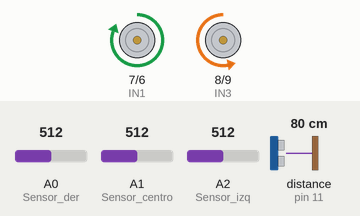
Recording of a sketch running on a simulated Arduino Uno, built with avr-gcc and run on an emulated ATmega328P. Parts: motor-driver pin pairs drawn as motors (green arrow = first pin HIGH = forward, orange = second pin HIGH = backward, longer = more drive). Wiring (inferred from the names in the program): ultrasonic range finder: trigger pin 12; echo pin 11. The test bench sets the inputs (shaded band); at power-on: distance to the obstacle (sensor on pin 11) 80 cm, A0 (Sensor_der) = 512, A1 (Sensor_centro) = 512, A2 (Sensor_izq) = 512. The echo pulse lasts 58.3 µs per cm.

Above: at 6.2 s.
6.3 s: distance to the obstacle (sensor on pin 11) set to 34 cm
7.8 s: distance to the obstacle (sensor on pin 11) set to 30 cm
At 9.0 s:
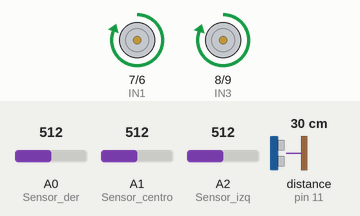
9.3 s: A0 (Sensor_der) set to 259
10.8 s: A0 (Sensor_der) set to 235
At 12.2 s:
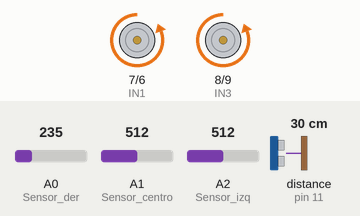
Timing chart, 0 to 13.3 s (numbered marks = the images above; inputs shaded):
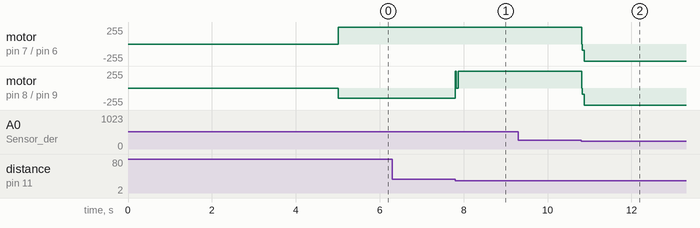

Measured:
- the behaviour switches between 32 and 31 cm on distance to the obstacle (sensor on pin 11) (found by bisection; images 0 and 1)
- the behaviour switches between 250 and 249 on A0 (Sensor_der) (found by bisection; images 1 and 2)
- after the input at 6.3 s, every drawn part: stays the same
- after the input at 7.8 s, motor on pin 8 (IN3) / pin 9 (IN4): backward 150/255 → forward 254/255 at once
- after the input at 9.3 s, every drawn part: stays the same
- after the input at 10.8 s, motor on pin 7 (IN1) / pin 6 (IN2): forward 255/255 → backward 255/255 at once; motor on pin 8 (IN3) / pin 9 (IN4): forward 254/255 → backward 255/255 at once

The sketch:

C7_RS.ino
```cpp
#define TRIG 12 //Los pines para el sensor ultrasonico
#define ECHO 11

//Definimos las entradas para los motores
const int IN1=7;
const int IN2=6;
const int IN3=8;
const int IN4=9;

//Definimos las entradas para los sensores reflexivos
#define Sensor_der A0  //Sesnor derecha
#define Sensor_centro A1 //Sensor central
#define Sensor_izq A2  //Sesnor izq

//Definimos una variable para guardar la distancia medida por el sensor ultrasonico
long distancia;
 int SR_der;
 int SR_centro;
 int SR_izq;

void  setup(){
Serial.begin(9600); //Iniciamos la comunicación Serial

pinMode(TRIG,OUTPUT);
pinMode(ECHO,INPUT);

pinMode(Sensor_der,INPUT);
pinMode(Sensor_centro,INPUT);
pinMode(Sensor_izq,INPUT);

pinMode(IN1,OUTPUT);
pinMode(IN2,OUTPUT);
pinMode(IN3,OUTPUT);
pinMode(IN4,OUTPUT);

digitalWrite(TRIG,LOW);
delay (5000); //Se espera 5 segundos reglamentarios en el torneo
}

void  loop(){

  //Sección de mediciones iniciales del robot sumo: distancia del oponente y plataforma
 SR_der=analogRead(Sensor_der);
 SR_izq=analogRead(Sensor_izq);
 SR_centro=analogRead(Sensor_centro);
 distancia=medirDistancia();

 //Buscar un oponente:
 while(distancia>30 || distancia==0){
  ROTAR(150);

  SR_der=analogRead(Sensor_der);
  SR_centro=analogRead(Sensor_centro);
  SR_izq=analogRead(Sensor_izq);
  distancia=medirDistancia();

  if(distancia<=30 && distancia>0){
    break;
  }
  if(SR_der<250 || SR_centro<250){
      break;
  }
 }

 //Se detecta un oponente
 while(distancia<=30 && distancia>0){
    Stop(); //El robot se detiene
    AVANZAR(255);

    SR_der=analogRead(Sensor_der);
    SR_centro=analogRead(Sensor_centro);
    SR_izq=analogRead(Sensor_izq);
    distancia=medirDistancia();

    if(SR_der<250 || SR_centro<250){
      break;
      }

    delay(10);
    }

  //Se detecta la línea blanca
  while(SR_der<250 || SR_izq<250 || SR_centro<250){

    SR_der=analogRead(Sensor_der);
    SR_centro=analogRead(Sensor_centro);
    SR_izq=analogRead(Sensor_izq);

    if(SR_der<250 || SR_izq<250){
      Stop();
      RETROCEDER(255);
      delay (500);
    }
    else if(SR_centro<250){
      Stop();
      AVANZAR(255);
      delay(500);
    }
    else if(SR_der>250 || SR_izq>250 || SR_centro>250){
      break;
    }

  }


}


//--------------.------------------------------
void  AVANZAR (int vel){
  analogWrite(IN1,vel);
  analogWrite(IN2,0);
  analogWrite(IN3,vel);
  analogWrite(IN4,0);
}

//--------------------------------------------
void  RETROCEDER (int vel){
  analogWrite(IN1,0);
  analogWrite(IN2,vel);
  analogWrite(IN3,0);
  analogWrite(IN4,vel);
}

//--------------------------------------------
void  ROTAR (int vel){
  analogWrite(IN1,vel);
  analogWrite(IN2,0);
  analogWrite(IN3,0);
  analogWrite(IN4,vel);
}

//--------------------------------------------
void  ANTIROTAR (int vel){
  analogWrite(IN1,0);
  analogWrite(IN2,vel);
  analogWrite(IN3,vel);
  analogWrite(IN4,0);
}

//--------------------------------------------
void  Stop(){
  analogWrite(IN1,0);
  analogWrite(IN2,0);
  analogWrite(IN3,0);
  analogWrite(IN4,0);
}

//Creamos la función medirDistancia() que devolverá un valor de tipo long
long medirDistancia() {
  long t;
  long distancia;

  digitalWrite(TRIG,HIGH);
  delayMicroseconds(10);
  digitalWrite(TRIG,LOW);

  t=pulseIn(ECHO,HIGH);
  distancia= t*0.01716;

  return distancia;
}
```
